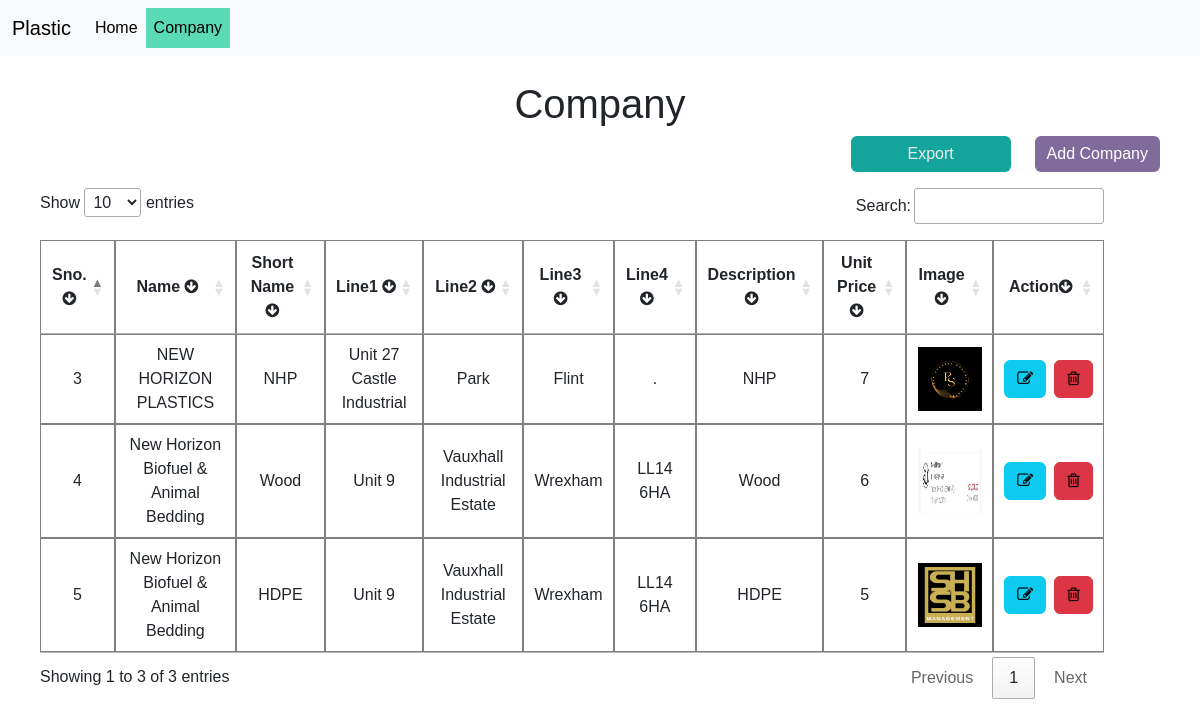
Before: /headcompany/ with the older database file.
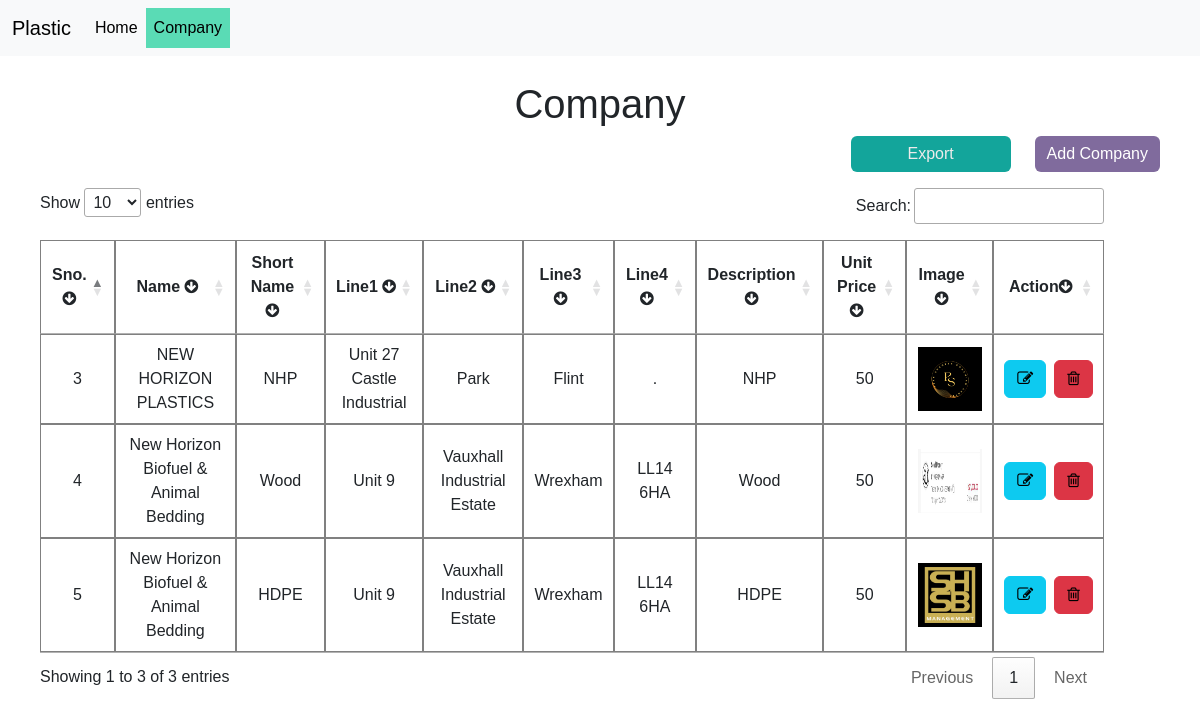
After: the same page with the newer database file.
### excelapp/models.py (models this page shows, shortened)
class HeadCompany(models.Model):
    name = models.CharField(max_length=100)
    short_name = models.CharField(max_length=40)
    line1 = models.CharField(max_length=150, null=True, blank=True, default="main")
    line2 = models.CharField(max_length=150, null=True, blank=True, default="main")
    line3 = models.CharField(max_length=150, null=True, blank=True, default="main")
    line4 = models.CharField(max_length=150, null=True, blank=True, default="main")
    description = models.CharField(max_length=200, null=True, blank=True, default="main")
    unit_price = models.IntegerField(null=True, blank=True, default=1)
    image = models.ImageField(upload_to='images/', null=True, blank=True)

### excelapp/views.py (the view, shortened to what this page needs)
# urls.py: path('headcompany/', HeadCompanyView.as_view(), name="headcompany"),
class HeadCompanyView(View):
    def get(self, request):
        headform  = HeadForm()
        HeadCompanyview = HeadCompany.objects.filter()
        return render(request, "company.html", {'head' : HeadCompanyview, 'form' : headform})

### excelapp/forms.py
class HeadForm(forms.ModelForm):
    class Meta:
        model = HeadCompany
        fields = ('name',  'short_name', 'line1','line2','line3','line4', 'description', 'unit_price', 'image')
        widgets = {
            'name': forms.TextInput(attrs={'class': 'form-control'}),
            'short_name': forms.TextInput(attrs={'class': 'form-control'}),
            'line1': forms.TextInput(attrs={'class': 'form-control'}),
            'line2': forms.TextInput(attrs={'class': 'form-control'}),
            'line3': forms.TextInput(attrs={'class': 'form-control'}),
            'line4': forms.TextInput(attrs={'class': 'form-control'}),
            'description': forms.TextInput(attrs={'class': 'form-control'}),
            'unit_price': forms.NumberInput(attrs={'class': 'form-control'}),
            'image': forms.ClearableFileInput(attrs={'class': 'form-control'}),
        }

### excelapp/templates/company.html (shortened to what this page needs)
{% extends 'base.html' %}
{% block content %}
<div class="container mt-4 text-center">
    <h1>Company</h1>
  </div>
<div class="container companytable tableview">
    <button type="button " class="btn btn-primary ms-4 addcom" data-bs-toggle="modal" data-bs-target="#exampleModal">
        Add Company
    </button>
    <a  href="/exportcompany" class="btn btn-primary exportbtn" >
        Export
    </a>
  <table data-replace="jtable" id="example" aria-label="JS Datatable" data-locale="en" data-search="true">
            <thead>
                <tr>
                    <th>Sno. <i class="fa fa-arrow-circle-down" aria-hidden="true"></i></th>
                    <th>Name <i class="fa fa-arrow-circle-down" aria-hidden="true"></i></th>
                    <th>Short Name	 <i class="fa fa-arrow-circle-down" aria-hidden="true"></i></th>
                    <th>Line1	<i class="fa fa-arrow-circle-down" aria-hidden="true"></i></th>
                    <th>Line2	<i class="fa fa-arrow-circle-down" aria-hidden="true"></i></th>
                    <th>Line3	<i class="fa fa-arrow-circle-down" aria-hidden="true"></i></th>
                    <th>Line4	<i class="fa fa-arrow-circle-down" aria-hidden="true"></i></th>
                    <th>Description<i class="fa fa-arrow-circle-down" aria-hidden="true"></i></th>
                    <th>Unit Price<i class="fa fa-arrow-circle-down" aria-hidden="true"></i></th>
                    <th>Image<i class="fa fa-arrow-circle-down" aria-hidden="true"></i></th>
                    <th>Action<i class="fa fa-arrow-circle-down" aria-hidden="true"></i></th>
                </tr>
            </thead>
            <tbody>
                {% for all in  head %}
                    <tr>
                        <td id='first'>{{all.id}}</td>
                        <td id='first'>{{all.name}}</td>
                        <td id='first'>{{all.short_name}}</td>
                        <td id='first'>{{all.line1}}</td>
                        <td id='first'>{{all.line2}}</td>
                        <td id='first'>{{all.line3}}</td>
                        <td id='first'>{{all.line4}}</td>
                        <td id='first'>{{all.description}}</td>
                        <td id='first'>{{all.unit_price}}</td>
                        {% if all.image %}
                          <td id='first'><img src="{{all.image.url}}" alt=""></td>
                        {% endif %}
                        <td id='first'><div class="d-flex"><a href="{% url 'edithead' all.id %}" class="btn btn-info me-2"><i class="fa fa-pencil-square-o" aria-hidden="true"></i></a> <a href="{% url 'deletehead' all.id %}" class="btn btn-danger"><i class="fa fa-trash-o" aria-hidden="true"></i></a></div></td>
                    </tr>
                {% endfor %}
            </tbody>
        </table>
    </div>
{% endblock %}

### excelapp/templates/base.html (shortened to what this page needs)
{% load static %}
<!doctype html>
<html lang="en">
  <head>
    <link rel="stylesheet" href="https://cdnjs.cloudflare.com/ajax/libs/font-awesome/4.7.0/css/font-awesome.min.css">
    <link href="https://cdn.jsdelivr.net/npm/bootstrap@5.3.0-alpha3/dist/css/bootstrap.min.css" rel="stylesheet">
	<link rel="stylesheet" href="https://cdn.datatables.net/1.10.24/css/jquery.dataTables.min.css" />
  </head>
  <body>
    <nav class="navbar navbar-expand-lg bg-body-tertiary">
      <div class="container-fluid">
        <a class="navbar-brand" href="/">Plastic</a>
        <div class="collapse navbar-collapse" id="navbarSupportedContent">
          <ul class="navbar-nav me-auto mb-2 mb-lg-0">
            <li class="nav-item">
              <a class="nav-link active" aria-current="page" href="/">Home</a>
            </li>
            <li class="nav-item">
              <a class="nav-link activecom" href="/headcompany">Company</a>
            </li>
          </ul>
        </div>
      </div>
    </nav>
{% block content %}{% endblock content  %}
</body>
</html>

### excelapp/templates/base.html (style rules this page uses)
body { margin: 0; padding: 0; font-family: Helvetica, sans-serif; }
a { text-decoration: none !important; color:black !important; }
.container { padding: 0px 10px; }
.companytable { width: 100%; margin: auto; }
.tableview .btn { float: right; }
.exportbtn { background: #13a59b !important; color: rgb(238, 235, 235) !important; width: 10rem; border: none !important; transition: 0.4s; }
.addcom { background: #806B9D !important; border: none !important; transition: 0.4s; }
.dataTables_wrapper table img { width: 4rem !important; height: 4rem !important; }
.dataTables_wrapper td, th { border: 1px solid grey; text-align: center !important; }

### excelapp/templates/company.html (style rules this page uses)
img { width:5rem; height:5rem; }
.activecom { background: #5ADBB5; }

Changed rows visible on the page:
changed HeadCompany "NEW HORIZON PLASTICS": unit_price "7" → "50"
changed HeadCompany "Wood": unit_price "6" → "50"
changed HeadCompany "HDPE": unit_price "5" → "50"
